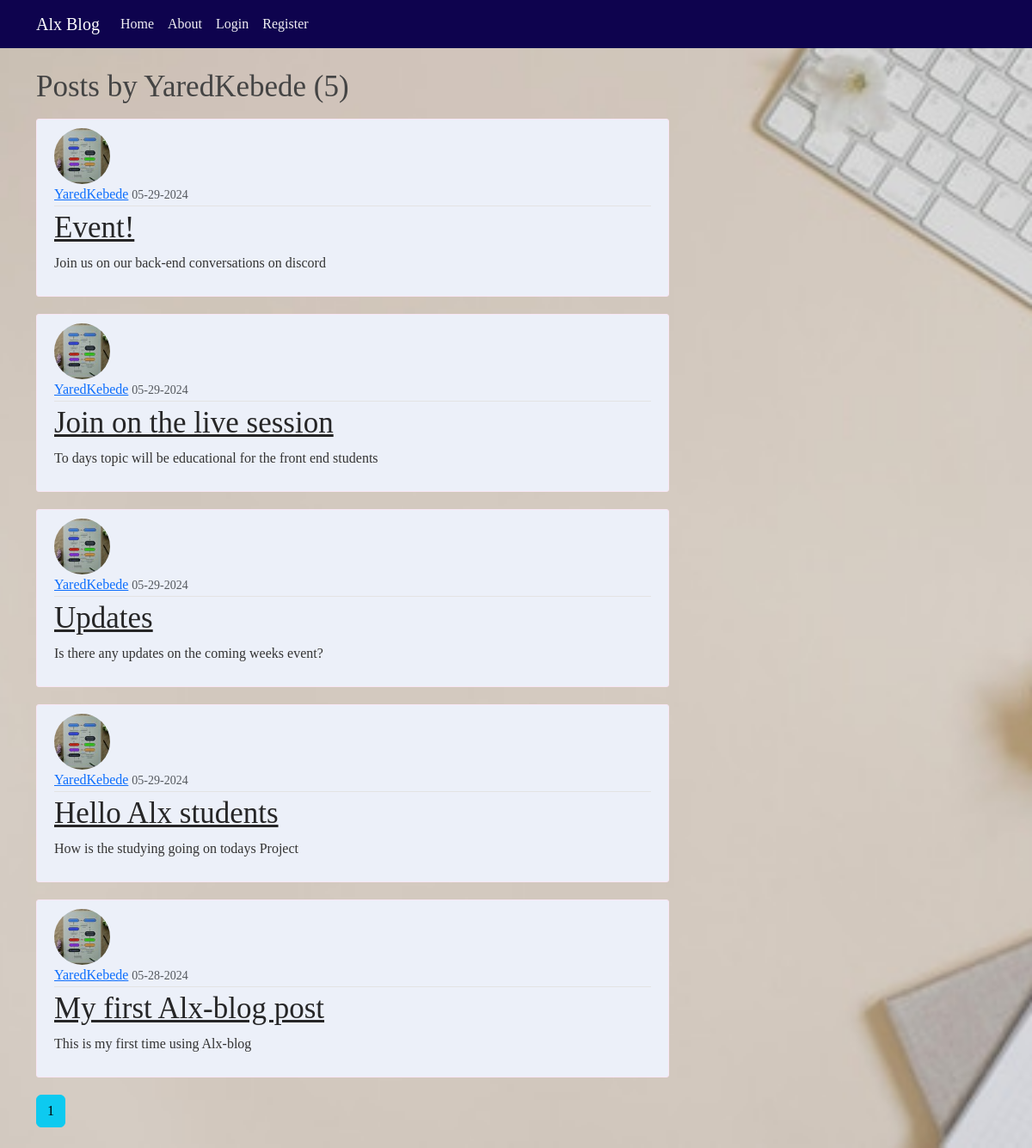
The app's page /user/YaredKebede with its own data.
### alxblog/models.py (models this page shows, shortened)
class User(db.Model, UserMixin):
    id = db.Column(db.Integer, primary_key=True)
    username = db.Column(db.String(20), unique=True, nullable=False)
    email = db.Column(db.String(150), unique=True, nullable=False)
    image_file = db.Column(db.String(20), nullable=False, default='default.jpg')
    password = db.Column(db.String(60), nullable=False)
    posts = db.relationship('Post', backref='author', lazy=True)

class Post(db.Model):
    id = db.Column(db.Integer, primary_key=True)
    title = db.Column(db.String(150), nullable=False)
    date_posted = db.Column(db.DateTime, nullable=False, default=datetime.utcnow)
    content = db.Column(db.Text, nullable=False)
    user_id = db.Column(db.Integer, db.ForeignKey('user.id'), nullable=False)

### alxblog/routes.py (the view)
@app.route("/user/<string:username>")
def user_posts(username):
    page = request.args.get('page', 1, type=int)
    user = User.query.filter_by(username=username).first_or_404()
    posts = Post.query.filter_by(author=user)\
        .order_by(Post.date_posted.desc())\
        .paginate(page=page, per_page=5)
    return render_template('user_posts.html', posts=posts, user=user)

### alxblog/templates/user_posts.html
{% extends "layout.html" %}
{% block content %}
<h1 class="mb-3">Posts by {{ user.username }} ({{ posts.total }})</h1>
{% for post in posts.items %}
 <article class="media content-section">
    <img class="rounded-circle article-img" src="{{ url_for('static', filename='profile_pics/' + post.author.image_file) }}">
    <div class="media-body">
      <div class="article-metadata">
        <a class="mr-2" href="{{ url_for('user_posts', username=post.author.username) }}">{{ post.author.username }}</a>
        <small class="text-muted">{{ post.date_posted.strftime('%m-%d-%Y') }}</small>
      </div>
      <h2><a class="article-title" href="{{ url_for('post', post_id=post.id) }}">{{ post.title }}</a></h2>
      <p class="article-content">{{ post.content }}</p>
    </div>
  </article>
{% endfor %}
{% for page_num in posts.iter_pages(left_edge=1, right_edge=1, left_current=1, right_current=2) %}
{% if page_num %}
{% if posts.page == page_num%}
<a class="btn btn-info mb-4" href="{{ url_for('user_posts', username=user.username, page=page_num) }}">{{ page_num }}</a>
{% else %}
<a class="btn btn-outline-info mb-4" href="{{ url_for('user_posts', username=user.username, page=page_num) }}">{{ page_num }}</a>
{% endif %}
{% else %}
...
{% endif %}
{% endfor %}
{% endblock content %}

### alxblog/static/main.css (style rules this page uses)
body { background-image: url('profile_pics/background_pic.jpg'); background-position: center; background-size: cover; font-family: Georgia, 'Times New Roman', Times, serif; font-size: medium; color: #333333; margin-top: 5rem; }
h1, h2, h3, h4, h5, h6 { font-size: 35px; color: #444444; }
.content-section { background: #ecf0f9; padding: 10px 20px; border: 1px solid #f8e6f4; border-radius: 3px; margin-bottom: 20px; }
.article-title { color: #262627; }
.article-content { white-space: pre-line; }
.article-img { height: 65px; width: 65px; margin-right: 16px; }
.article-metadata { padding-bottom: 1px; margin-bottom: 4px; border-bottom: 1px solid #e3e3e3 }

### records on screen
User: username "YaredKebede"
Post: image_file (picture), author.username "YaredKebede", date_posted "05-29-2024", title "Event!", content "Join us on our back-end conversations on discord"
Post: image_file (picture), author.username "YaredKebede", date_posted "05-29-2024", title "Join on the live session", content "To days topic will be educational for the front end students"
Post: image_file (picture), author.username "YaredKebede", date_posted "05-29-2024", title "Updates", content "Is there any updates on the coming weeks event?"
Post: image_file (picture), author.username "YaredKebede", date_posted "05-29-2024", title "Hello Alx students", content "How is the studying going on todays Project"
Post: image_file (picture), author.username "YaredKebede", date_posted "05-28-2024", title "My first Alx-blog post", content "This is my first time using Alx-blog"

### other values on screen
{{ posts.total }} "5"
{{ page_num }} "1"
